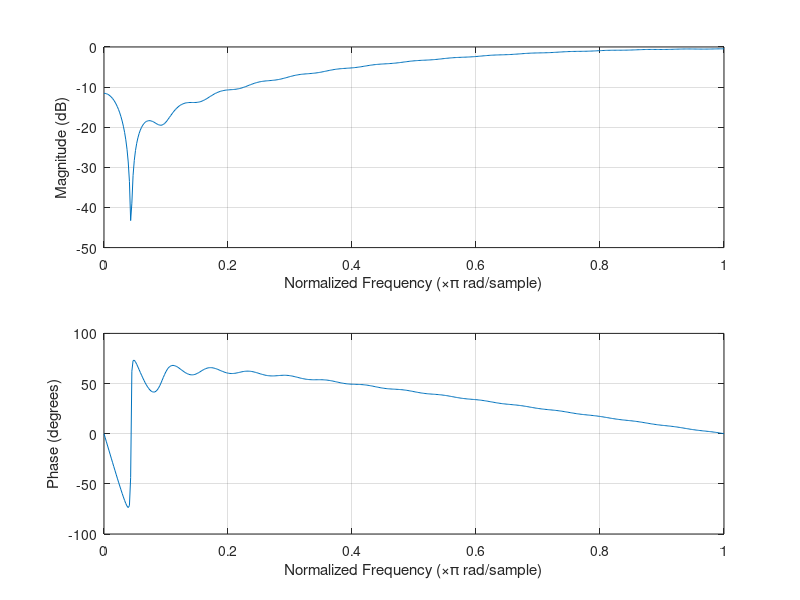
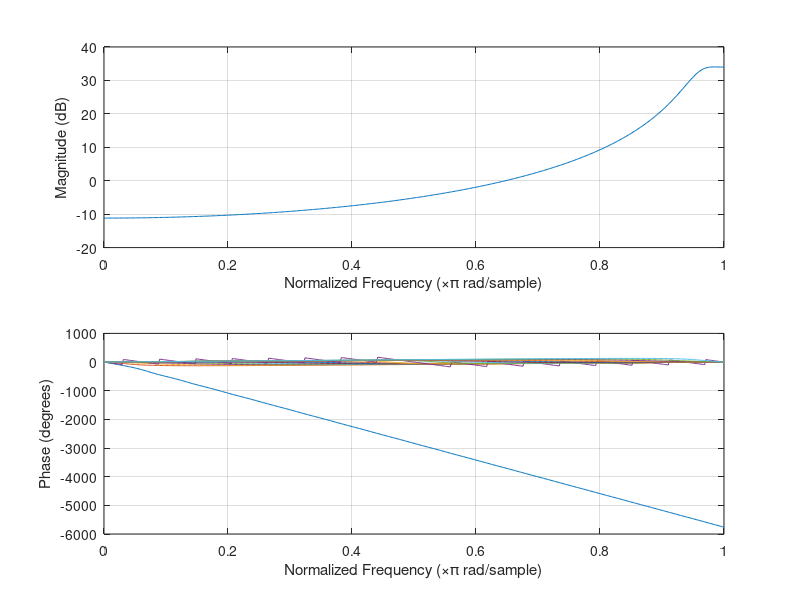
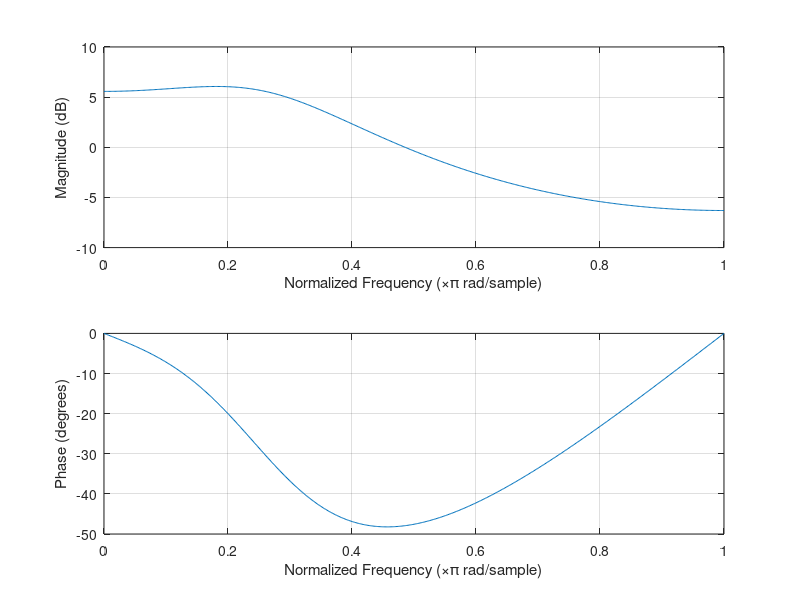
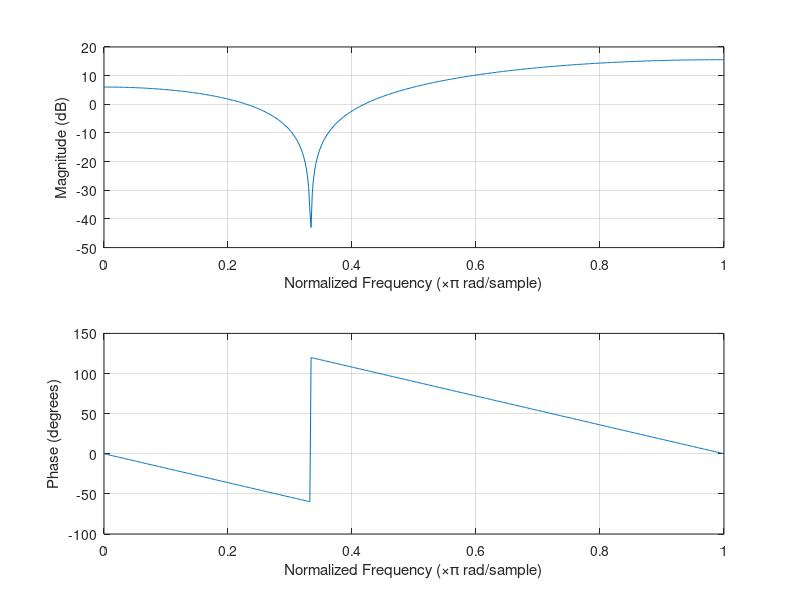

The MATLAB script that drew these images, in order:
if exist('recording_test.mat', 'file') == 2         
    load('recording_test.mat', 'audioRaw') % Update with your student ID
else
    "File Not Found!"
end
%%


% m = from 0 to 0.2886
m = 0.2888/100*20
% zero pair coordinates
x = 1-m;
y = m*sqrt(3);

b1 = [1, -2*x, (x^2 + y^2)] * 0.5; % b is top side (zero)
a1 = [1, -1]; % fixed pole
h1 = impz(b1,a1);

figure;
freqz(h1)

audioWah = filter(b1, a1, audioRaw);

sound(audioWah, 48000); % Play audio from vector

%%%%%
%% 

pt1x = linspace(1,-0.9,20);
pt11y = linspace(0,0.9,10);
pt12y = linspace(1,0.1,10);

xVec = pt1x;
yVec = [pt11y, pt12y];

aVec = [zeros(20,1) zeros(20,1) zeros(20,1)];
b1 = [1 0 0];

audioEff = zeros(240000,20);


figure;
for i = 1:20
    hold on
    aVec(i,:) = [1, -2*xVec(i), (xVec(i)^2 + yVec(i)^2)];
    tfunc = impz(b1, aVec(i,:));
    freqz(tfunc)

    audioEff(:,i) = filter(b1,aVec(i,:),audioRaw);
end
hold off

audioFin = zeros(240000,1);

for i = 0:19
    pos1 = i*12000 + 1;
    pos2 = (i+1)*12000;

    audioFin(pos1 : pos2) = audioEff(pos1 : pos2, i+1);
end
%%
yRange = [ linspace(0,0.5,10) , linspace(0.5,0,10)];
xRange = [ linspace(0, sqrt(3)/2, 10), linspace(sqrt(3)/2, 0, 10)];

a2 = [1, -2*xRange(5), (xRange(5)^2 + xRange(5)^2)]
b2 = [1, 0, 0]
tf2 = impz(b2, a2);
figure;
freqz(tf2)



%%

% zero pair coordinates
position = 60; % degrees

posRads = position/360*2*pi;
y = sin(posRads);
x = cos(posRads);

b1 = [1, -2*x, (x^2 + y^2)] * 2; % b is top side (zero)
a1 = [1,0,0]; % fixed pole
h1 = impz(b1,a1);

figure;
freqz(h1)

audioWah = filter(b1, a1, audioRaw);

sound(audioWah, 48000); % Play audio from vector


%%
n = 250;
position = linspace(13,29,n)
k = [40,25,19,15,11,8,6,4,2,1]

audioComb = zeros(240000,n);
audioOut = zeros(240000,1);

% figure;


for i = 1:n
    % posRads = position(i)/360*2*pi;
    % y = sin(posRads);
    % x = cos(posRads);

    wcNorm = [position(i) - 9,position(i)]./360.*2;



    % a1 = 1;
    [b1,a1] = butter(6, wcNorm, "bandpass");
    b1 = b1*4*2;
    % b1 = fir1(100, wcNorm, 'low', hann(101));
    % b1 = [1, -2*x, (x^2 + y^2)] / k(i); % b is top side (zero)
    % a1 = [1,0,0]; % fixed pole

    % h1 = impz(b1,a1);
    % hold on
    % freqz(h1)

    audioComb(:,i) = filter(b1, a1, audioRaw);
end
% hold off

% sound(audioComb(:,10), 48000);

portions = 1600; % smaller for a slower rotation effect
partSize = 240000/portions;
selector = 1;
adder = 1;
for i = 0:(portions-1)
    
    pos1 = i*partSize + 1;
    pos2 = (i+1)*partSize;

    audioOut(pos1 : pos2) = audioComb(pos1 : pos2, selector);

    if(selector >= n || selector == 1 && i ~= 0)
        adder = adder*(-1);
    end
    selector = selector + adder;
end


% sound(audioOut, 48000);
sound(audioOut + audioRaw/2, 48000)

%%
sound(audioComb(:,4), 48000)
%%

% zero pair coordinates
position = 30; % degrees

posRads = position/360*2*pi;
y = sin(posRads);
x = cos(posRads);
% b1 = [1, -2*x, (x^2 + y^2)]; % b is top side (zero)
% a1 = [1, -0, 0]; % fixed pole

% b1 = fir1(100, 0.1, 'low', hann(101))
[b1,a1] = butter(6, [0.3, 0.35], "bandpass");
b1 = b1*3;
h1 = impz(b1,a1);



figure;
freqz(h1)

audioWah = filter(b1, a1, audioRaw);

% sound(audioWah, 48000); % Play audio from vector

%%
sound(audioOut, 48000);

%%
mags = abs(fft(audioRaw));
figure;
plot(mags)

mags2 = abs(fft(audioOut));
figure;
plot(mags2)
ylim([0,3000])

%%
figure;
plot(audioOut)



